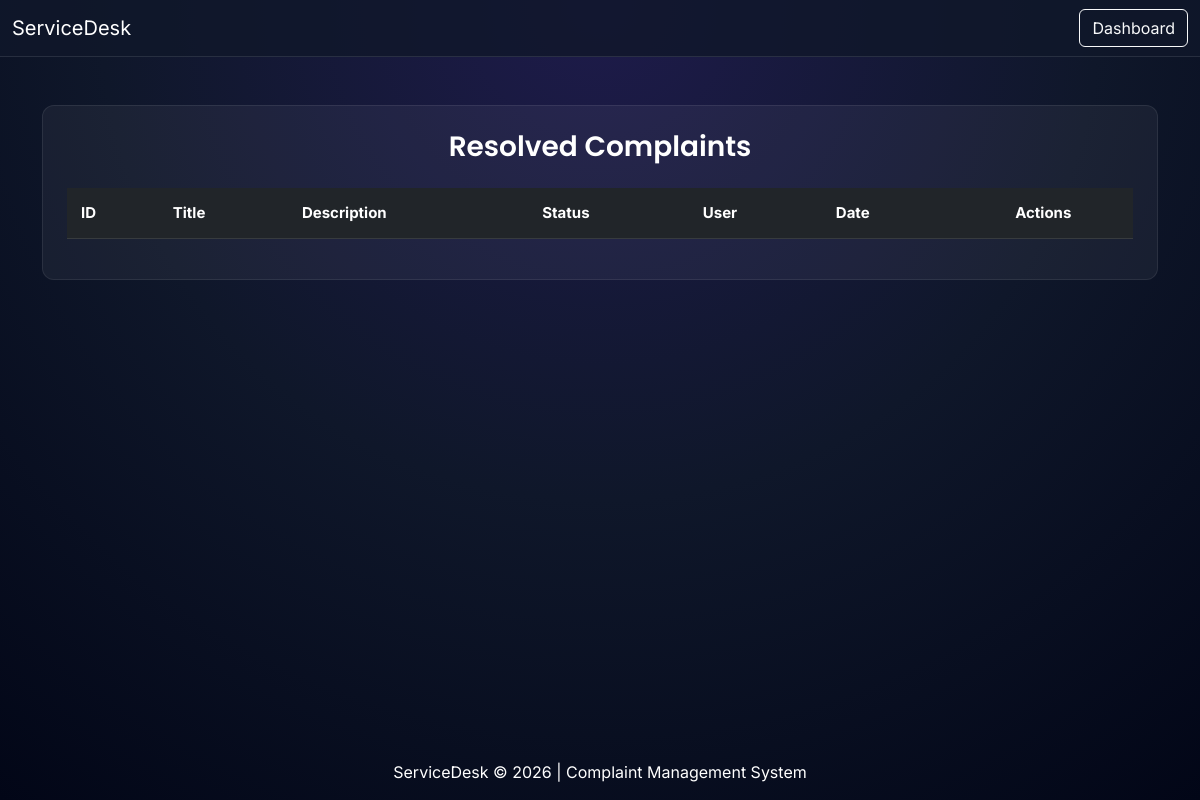
/resolved/ (signed in), run on an earlier commit of the app's database.
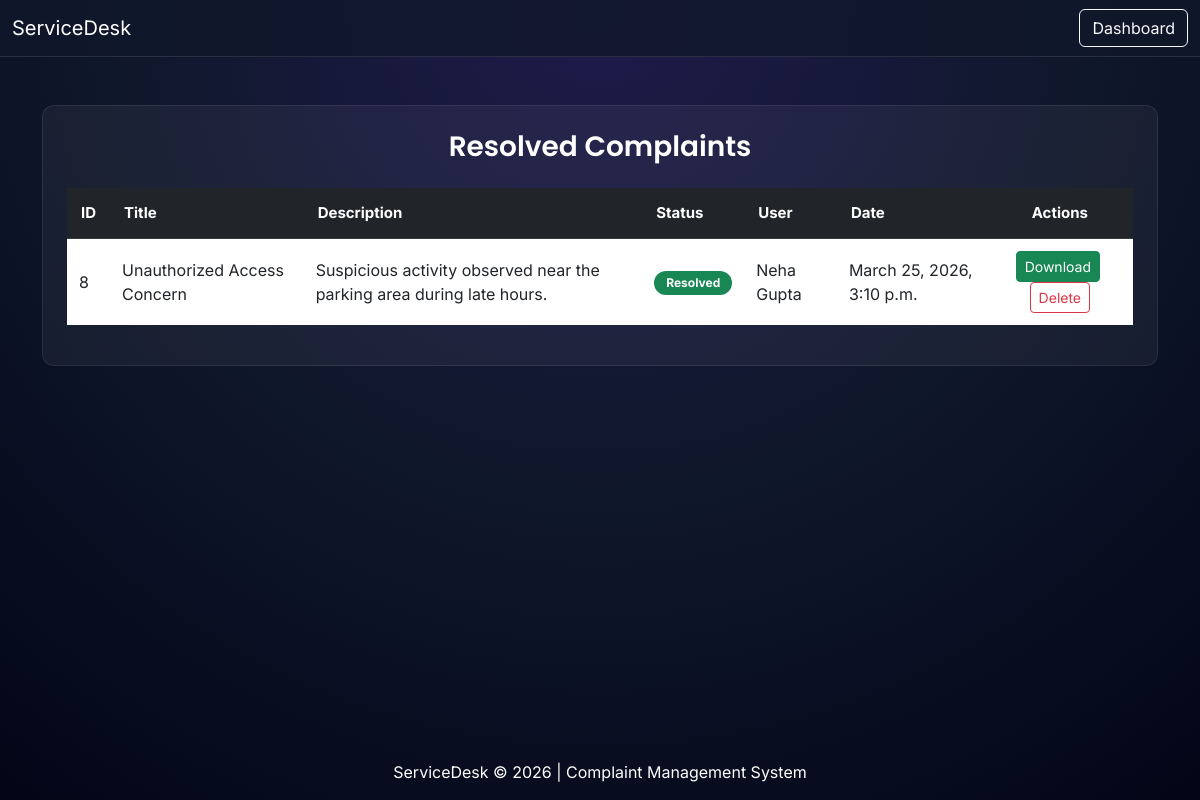
And on a later commit of the database.
### complaints/models.py (models this page shows, shortened)
class Complaint(models.Model):
    STATUS_CHOICES = [
        ('Pending','Pending'),
        ('In Progress','In Progress'),
        ('Resolved','Resolved')
    ]
    title = models.CharField(max_length=200)
    description = models.TextField()
    status = models.CharField(max_length=20, choices=STATUS_CHOICES, default="Pending")
    created_by = models.ForeignKey(User, on_delete=models.CASCADE)
    created_at = models.DateTimeField(auto_now_add=True)

### complaints/views.py (the view)
# urls.py: path("resolved/", views.resolved_list, name="resolved"),
@login_required
def resolved_list(request):
    complaints = Complaint.objects.filter(status="Resolved")
    return render(request, "resolved.html", {"complaints": complaints})

### complaints/templates/resolved.html (shortened to what this page needs)
<!DOCTYPE html>
<html>
<head>
<link href="https://cdn.jsdelivr.net/npm/bootstrap@5.3.0/dist/css/bootstrap.min.css" rel="stylesheet">
</head>
<body>
<nav class="navbar navbar-dark">
<div class="container-fluid">
<a class="navbar-brand text-white">ServiceDesk</a>
<a href="/" class="btn btn-outline-light">Dashboard</a>
</div>
</nav>
<div class="container mt-5 flex-grow-1">
<div class="card p-4">
<h3 class="text-center mb-4">Resolved Complaints</h3>
<div class="table-responsive">
<table class="table align-middle">
<thead class="table-dark">
<tr>
<th>ID</th>
<th>Title</th>
<th>Description</th>
<th>Status</th>
<th>User</th>
<th>Date</th>
<th class="text-center">Actions</th>
</tr>
</thead>
<tbody>
{% for complaint in complaints %}
<tr>
<td>{{ complaint.id }}</td>
<td>{{ complaint.title }}</td>
<td>{{ complaint.description }}</td>
<td>
<span class="badge bg-success">
{{ complaint.status }}
</span>
</td>
<td>{{ complaint.created_by.username }}</td>
<td>{{ complaint.created_at }}</td>
<td class="text-center">
<a href="/download/{{ complaint.id }}/" class="btn btn-success btn-sm me-1">
Download
</a>
<a href="/delete/{{ complaint.id }}/"
   class="btn btn-outline-danger btn-sm"
   onclick="return confirm('Are you sure you want to delete this complaint?');">
Delete
</a>
</td>
</tr>
{% endfor %}
</tbody>
</table>
</div>
</div>
</div>
<footer class="text-center mt-5 p-3 text-white">
ServiceDesk © 2026 | Complaint Management System
</footer>
</body>
</html>

What changed in the data, as far as the page shows it:
now on this page (row edited): Complaint: id "8", title "Unauthorized Access Concern", description "Suspicious activity observed near the parking area during late hours.", status "Resolved", created_by.username "Neha Gupta", created_at "March 25, 2026, 3:10 p.m."
